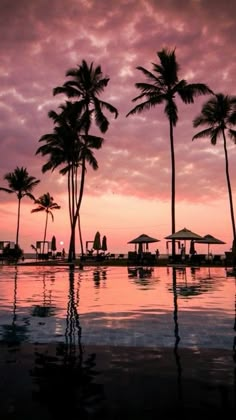
#> input picture images/foto.jpg, 236 x 420 px
$ python wavelet.py
#> lines starting #> are read from the running program, lines starting #| are printed output that depends on the picture
import cv2
import pywt
import matplotlib.pyplot as plt
# Load gambar dalam mode grayscale
img = cv2.imread('images/foto.jpg', 0)
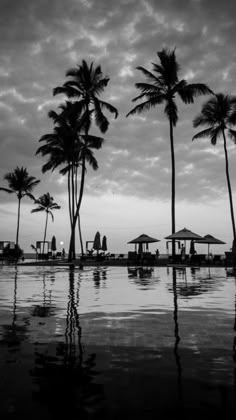
#> img: shape (420, 236); min 0, max 248, mean 96.7
if img is None:
 print("File gambar tidak ditemukan!")
else:
# --- Proses Wavelet Transform (Metode Haar) ---
# Melakukan dekomposisi 1 level
# LL: Aproksimasi, (LH, HL, HH): Detail Horizontal, Vertikal, Diagonal
 coeffs2 = pywt.dwt2(img, 'haar')
LL, (LH, HL, HH) = coeffs2
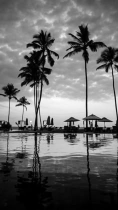
#> LL: shape (210, 118) float64; min 0, max 459.5, mean 193.4; drawn with min black and max white
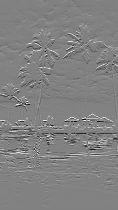
#> LH: shape (210, 118) float64; min -126.5, max 122, mean 0.1; drawn with min black and max white
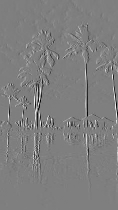
#> HL: shape (210, 118) float64; min -148, max 148.5, mean -0.1; drawn with min black and max white
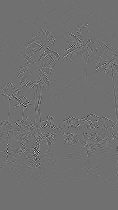
#> HH: shape (210, 118) float64; min -53.5, max 67.5, mean 0; drawn with min black and max white
# --- Visualisasi Before & After ---
plt.figure(figsize=(12, 6))
plt.subplot(121)
plt.imshow(img, cmap='gray')
plt.title('Sumber (Citra Asli)')
plt.axis('off')
plt.subplot(122)
# Kita tampilkan LL sebagai hasil transformasi 'After'
plt.imshow(LL, cmap='gray')
plt.title('AFTER (Wavelet LL - Aproksimasi)')
plt.axis('off')
plt.suptitle('Transformasi Wavelet (Discrete Wavelet Transform)',
fontsize=16)
plt.show()
